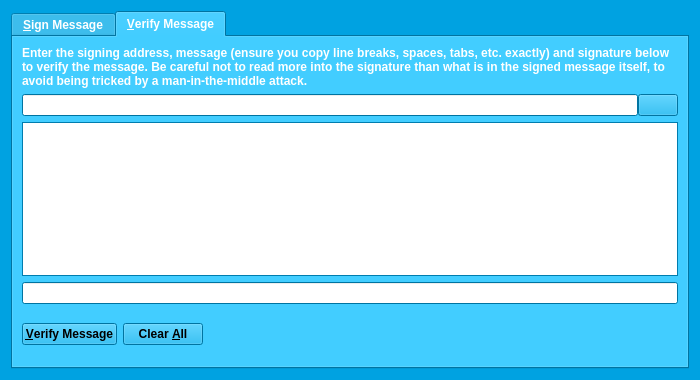
<?xml version="1.0" encoding="UTF-8"?>
<ui version="4.0">
 <class>SignVerifyMessageDialog</class>
 <widget class="QDialog" name="SignVerifyMessageDialog">
  <property name="geometry">
   <rect>
    <x>0</x>
    <y>0</y>
    <width>700</width>
    <height>380</height>
   </rect>
  </property>
  <property name="palette">
   <palette>
    <active>
     <colorrole role="WindowText">
      <brush brushstyle="SolidPattern">
       <color alpha="255">
        <red>255</red>
        <green>255</green>
        <blue>255</blue>
       </color>
      </brush>
     </colorrole>
     <colorrole role="Button">
      <brush brushstyle="SolidPattern">
       <color alpha="255">
        <red>0</red>
        <green>162</green>
        <blue>225</blue>
       </color>
      </brush>
     </colorrole>
     <colorrole role="Light">
      <brush brushstyle="SolidPattern">
       <color alpha="255">
        <red>82</red>
        <green>207</green>
        <blue>255</blue>
       </color>
      </brush>
     </colorrole>
     <colorrole role="Midlight">
      <brush brushstyle="SolidPattern">
       <color alpha="255">
        <red>41</red>
        <green>184</green>
        <blue>240</blue>
       </color>
      </brush>
     </colorrole>
     <colorrole role="Dark">
      <brush brushstyle="SolidPattern">
       <color alpha="255">
        <red>0</red>
        <green>81</green>
        <blue>112</blue>
       </color>
      </brush>
     </colorrole>
     <colorrole role="Mid">
      <brush brushstyle="SolidPattern">
       <color alpha="255">
        <red>0</red>
        <green>108</green>
        <blue>150</blue>
       </color>
      </brush>
     </colorrole>
     <colorrole role="Text">
      <brush brushstyle="SolidPattern">
       <color alpha="255">
        <red>255</red>
        <green>255</green>
        <blue>255</blue>
       </color>
      </brush>
     </colorrole>
     <colorrole role="BrightText">
      <brush brushstyle="SolidPattern">
       <color alpha="255">
        <red>255</red>
        <green>255</green>
        <blue>255</blue>
       </color>
      </brush>
     </colorrole>
     <colorrole role="ButtonText">
      <brush brushstyle="SolidPattern">
       <color alpha="255">
        <red>0</red>
        <green>0</green>
        <blue>0</blue>
       </color>
      </brush>
     </colorrole>
     <colorrole role="Base">
      <brush brushstyle="SolidPattern">
       <color alpha="255">
        <red>255</red>
        <green>255</green>
        <blue>255</blue>
       </color>
      </brush>
     </colorrole>
     <colorrole role="Window">
      <brush brushstyle="SolidPattern">
       <color alpha="255">
        <red>0</red>
        <green>162</green>
        <blue>225</blue>
       </color>
      </brush>
     </colorrole>
     <colorrole role="Shadow">
      <brush brushstyle="SolidPattern">
       <color alpha="255">
        <red>0</red>
        <green>0</green>
        <blue>0</blue>
       </color>
      </brush>
     </colorrole>
     <colorrole role="AlternateBase">
      <brush brushstyle="SolidPattern">
       <color alpha="255">
        <red>127</red>
        <green>208</green>
        <blue>240</blue>
       </color>
      </brush>
     </colorrole>
     <colorrole role="ToolTipBase">
      <brush brushstyle="SolidPattern">
       <color alpha="255">
        <red>255</red>
        <green>255</green>
        <blue>220</blue>
       </color>
      </brush>
     </colorrole>
     <colorrole role="ToolTipText">
      <brush brushstyle="SolidPattern">
       <color alpha="255">
        <red>0</red>
        <green>0</green>
        <blue>0</blue>
       </color>
      </brush>
     </colorrole>
    </active>
    <inactive>
     <colorrole role="WindowText">
      <brush brushstyle="SolidPattern">
       <color alpha="255">
        <red>255</red>
        <green>255</green>
        <blue>255</blue>
       </color>
      </brush>
     </colorrole>
     <colorrole role="Button">
      <brush brushstyle="SolidPattern">
       <color alpha="255">
        <red>0</red>
        <green>162</green>
        <blue>225</blue>
       </color>
      </brush>
     </colorrole>
     <colorrole role="Light">
      <brush brushstyle="SolidPattern">
       <color alpha="255">
        <red>82</red>
        <green>207</green>
        <blue>255</blue>
       </color>
      </brush>
     </colorrole>
     <colorrole role="Midlight">
      <brush brushstyle="SolidPattern">
       <color alpha="255">
        <red>41</red>
        <green>184</green>
        <blue>240</blue>
       </color>
      </brush>
     </colorrole>
     <colorrole role="Dark">
      <brush brushstyle="SolidPattern">
       <color alpha="255">
        <red>0</red>
        <green>81</green>
        <blue>112</blue>
       </color>
      </brush>
     </colorrole>
     <colorrole role="Mid">
      <brush brushstyle="SolidPattern">
       <color alpha="255">
        <red>0</red>
        <green>108</green>
        <blue>150</blue>
       </color>
      </brush>
     </colorrole>
     <colorrole role="Text">
      <brush brushstyle="SolidPattern">
       <color alpha="255">
        <red>255</red>
        <green>255</green>
        <blue>255</blue>
       </color>
      </brush>
     </colorrole>
     <colorrole role="BrightText">
      <brush brushstyle="SolidPattern">
       <color alpha="255">
        <red>255</red>
        <green>255</green>
        <blue>255</blue>
       </color>
      </brush>
     </colorrole>
     <colorrole role="ButtonText">
      <brush brushstyle="SolidPattern">
       <color alpha="255">
        <red>0</red>
        <green>0</green>
        <blue>0</blue>
       </color>
      </brush>
     </colorrole>
     <colorrole role="Base">
      <brush brushstyle="SolidPattern">
       <color alpha="255">
        <red>255</red>
        <green>255</green>
        <blue>255</blue>
       </color>
      </brush>
     </colorrole>
     <colorrole role="Window">
      <brush brushstyle="SolidPattern">
       <color alpha="255">
        <red>0</red>
        <green>162</green>
        <blue>225</blue>
       </color>
      </brush>
     </colorrole>
     <colorrole role="Shadow">
      <brush brushstyle="SolidPattern">
       <color alpha="255">
        <red>0</red>
        <green>0</green>
        <blue>0</blue>
       </color>
      </brush>
     </colorrole>
     <colorrole role="AlternateBase">
      <brush brushstyle="SolidPattern">
       <color alpha="255">
        <red>127</red>
        <green>208</green>
        <blue>240</blue>
       </color>
      </brush>
     </colorrole>
     <colorrole role="ToolTipBase">
      <brush brushstyle="SolidPattern">
       <color alpha="255">
        <red>255</red>
        <green>255</green>
        <blue>220</blue>
       </color>
      </brush>
     </colorrole>
     <colorrole role="ToolTipText">
      <brush brushstyle="SolidPattern">
       <color alpha="255">
        <red>0</red>
        <green>0</green>
        <blue>0</blue>
       </color>
      </brush>
     </colorrole>
    </inactive>
    <disabled>
     <colorrole role="WindowText">
      <brush brushstyle="SolidPattern">
       <color alpha="255">
        <red>0</red>
        <green>81</green>
        <blue>112</blue>
       </color>
      </brush>
     </colorrole>
     <colorrole role="Button">
      <brush brushstyle="SolidPattern">
       <color alpha="255">
        <red>0</red>
        <green>162</green>
        <blue>225</blue>
       </color>
      </brush>
     </colorrole>
     <colorrole role="Light">
      <brush brushstyle="SolidPattern">
       <color alpha="255">
        <red>82</red>
        <green>207</green>
        <blue>255</blue>
       </color>
      </brush>
     </colorrole>
     <colorrole role="Midlight">
      <brush brushstyle="SolidPattern">
       <color alpha="255">
        <red>41</red>
        <green>184</green>
        <blue>240</blue>
       </color>
      </brush>
     </colorrole>
     <colorrole role="Dark">
      <brush brushstyle="SolidPattern">
       <color alpha="255">
        <red>0</red>
        <green>81</green>
        <blue>112</blue>
       </color>
      </brush>
     </colorrole>
     <colorrole role="Mid">
      <brush brushstyle="SolidPattern">
       <color alpha="255">
        <red>0</red>
        <green>108</green>
        <blue>150</blue>
       </color>
      </brush>
     </colorrole>
     <colorrole role="Text">
      <brush brushstyle="SolidPattern">
       <color alpha="255">
        <red>0</red>
        <green>81</green>
        <blue>112</blue>
       </color>
      </brush>
     </colorrole>
     <colorrole role="BrightText">
      <brush brushstyle="SolidPattern">
       <color alpha="255">
        <red>255</red>
        <green>255</green>
        <blue>255</blue>
       </color>
      </brush>
     </colorrole>
     <colorrole role="ButtonText">
      <brush brushstyle="SolidPattern">
       <color alpha="255">
        <red>0</red>
        <green>81</green>
        <blue>112</blue>
       </color>
      </brush>
     </colorrole>
     <colorrole role="Base">
      <brush brushstyle="SolidPattern">
       <color alpha="255">
        <red>0</red>
        <green>162</green>
        <blue>225</blue>
       </color>
      </brush>
     </colorrole>
     <colorrole role="Window">
      <brush brushstyle="SolidPattern">
       <color alpha="255">
        <red>0</red>
        <green>162</green>
        <blue>225</blue>
       </color>
      </brush>
     </colorrole>
     <colorrole role="Shadow">
      <brush brushstyle="SolidPattern">
       <color alpha="255">
        <red>0</red>
        <green>0</green>
        <blue>0</blue>
       </color>
      </brush>
     </colorrole>
     <colorrole role="AlternateBase">
      <brush brushstyle="SolidPattern">
       <color alpha="255">
        <red>0</red>
        <green>162</green>
        <blue>225</blue>
       </color>
      </brush>
     </colorrole>
     <colorrole role="ToolTipBase">
      <brush brushstyle="SolidPattern">
       <color alpha="255">
        <red>255</red>
        <green>255</green>
        <blue>220</blue>
       </color>
      </brush>
     </colorrole>
     <colorrole role="ToolTipText">
      <brush brushstyle="SolidPattern">
       <color alpha="255">
        <red>0</red>
        <green>0</green>
        <blue>0</blue>
       </color>
      </brush>
     </colorrole>
    </disabled>
   </palette>
  </property>
  <property name="font">
   <font>
    <weight>75</weight>
    <bold>true</bold>
   </font>
  </property>
  <property name="windowTitle">
   <string>Signatures - Sign / Verify a Message</string>
  </property>
  <property name="modal">
   <bool>true</bool>
  </property>
  <layout class="QVBoxLayout" name="verticalLayout">
   <item>
    <widget class="QTabWidget" name="tabWidget">
     <property name="currentIndex">
      <number>1</number>
     </property>
     <widget class="QWidget" name="tabSignMessage">
      <attribute name="title">
       <string>&amp;Sign Message</string>
      </attribute>
      <layout class="QVBoxLayout" name="verticalLayout_SM">
       <item>
        <widget class="QLabel" name="infoLabel_SM">
         <property name="text">
          <string>You can sign messages with your addresses to prove you own them. Be careful not to sign anything vague, as phishing attacks may try to trick you into signing your identity over to them. Only sign fully-detailed statements you agree to.</string>
         </property>
         <property name="textFormat">
          <enum>Qt::PlainText</enum>
         </property>
         <property name="wordWrap">
          <bool>true</bool>
         </property>
        </widget>
       </item>
       <item>
        <layout class="QHBoxLayout" name="horizontalLayout_1_SM">
         <property name="spacing">
          <number>0</number>
         </property>
         <item>
          <widget class="QValidatedLineEdit" name="addressIn_SM">
           <property name="toolTip">
            <string>The address to sign the message with (e.g. B8gZqgY4r2RoEdqYk3QsAqFckyf9pRHN6i)</string>
           </property>
           <property name="maxLength">
            <number>34</number>
           </property>
          </widget>
         </item>
         <item>
          <widget class="QPushButton" name="addressBookButton_SM">
           <property name="toolTip">
            <string>Choose an address from the address book</string>
           </property>
           <property name="text">
            <string/>
           </property>
           <property name="icon">
            <iconset resource="../bitcoin.qrc">
             <normaloff>:/icons/address-book</normaloff>:/icons/address-book</iconset>
           </property>
           <property name="shortcut">
            <string>Alt+A</string>
           </property>
           <property name="autoDefault">
            <bool>false</bool>
           </property>
          </widget>
         </item>
         <item>
          <widget class="QPushButton" name="pasteButton_SM">
           <property name="toolTip">
            <string>Paste address from clipboard</string>
           </property>
           <property name="text">
            <string/>
           </property>
           <property name="icon">
            <iconset resource="../bitcoin.qrc">
             <normaloff>:/icons/editpaste</normaloff>:/icons/editpaste</iconset>
           </property>
           <property name="shortcut">
            <string>Alt+P</string>
           </property>
           <property name="autoDefault">
            <bool>false</bool>
           </property>
          </widget>
         </item>
        </layout>
       </item>
       <item>
        <widget class="QPlainTextEdit" name="messageIn_SM">
         <property name="toolTip">
          <string>Enter the message you want to sign here</string>
         </property>
        </widget>
       </item>
       <item>
        <layout class="QHBoxLayout" name="horizontalLayout_2_SM">
         <property name="spacing">
          <number>0</number>
         </property>
         <item>
          <widget class="QLineEdit" name="signatureOut_SM">
           <property name="font">
            <font>
             <italic>true</italic>
            </font>
           </property>
           <property name="readOnly">
            <bool>true</bool>
           </property>
          </widget>
         </item>
         <item>
          <widget class="QPushButton" name="copySignatureButton_SM">
           <property name="toolTip">
            <string>Copy the current signature to the system clipboard</string>
           </property>
           <property name="text">
            <string/>
           </property>
           <property name="icon">
            <iconset resource="../bitcoin.qrc">
             <normaloff>:/icons/editcopy</normaloff>:/icons/editcopy</iconset>
           </property>
           <property name="autoDefault">
            <bool>false</bool>
           </property>
          </widget>
         </item>
        </layout>
       </item>
       <item>
        <layout class="QHBoxLayout" name="horizontalLayout_3_SM">
         <item>
          <widget class="QPushButton" name="signMessageButton_SM">
           <property name="toolTip">
            <string>Sign the message to prove you own this ASICBIT address</string>
           </property>
           <property name="text">
            <string>&amp;Sign Message</string>
           </property>
           <property name="icon">
            <iconset resource="../bitcoin.qrc">
             <normaloff>:/icons/edit</normaloff>:/icons/edit</iconset>
           </property>
           <property name="autoDefault">
            <bool>false</bool>
           </property>
          </widget>
         </item>
         <item>
          <widget class="QPushButton" name="clearButton_SM">
           <property name="toolTip">
            <string>Reset all sign message fields</string>
           </property>
           <property name="text">
            <string>Clear &amp;All</string>
           </property>
           <property name="icon">
            <iconset resource="../bitcoin.qrc">
             <normaloff>:/icons/remove</normaloff>:/icons/remove</iconset>
           </property>
           <property name="autoDefault">
            <bool>false</bool>
           </property>
          </widget>
         </item>
         <item>
          <spacer name="horizontalSpacer_1_SM">
           <property name="orientation">
            <enum>Qt::Horizontal</enum>
           </property>
           <property name="sizeHint" stdset="0">
            <size>
             <width>40</width>
             <height>48</height>
            </size>
           </property>
          </spacer>
         </item>
         <item>
          <widget class="QLabel" name="statusLabel_SM">
           <property name="font">
            <font>
             <weight>75</weight>
             <bold>true</bold>
            </font>
           </property>
           <property name="text">
            <string/>
           </property>
           <property name="wordWrap">
            <bool>true</bool>
           </property>
          </widget>
         </item>
         <item>
          <spacer name="horizontalSpacer_2_SM">
           <property name="orientation">
            <enum>Qt::Horizontal</enum>
           </property>
           <property name="sizeHint" stdset="0">
            <size>
             <width>40</width>
             <height>48</height>
            </size>
           </property>
          </spacer>
         </item>
        </layout>
       </item>
      </layout>
     </widget>
     <widget class="QWidget" name="tabVerifyMessage">
      <attribute name="title">
       <string>&amp;Verify Message</string>
      </attribute>
      <layout class="QVBoxLayout" name="verticalLayout_VM">
       <item>
        <widget class="QLabel" name="infoLabel_VM">
         <property name="text">
          <string>Enter the signing address, message (ensure you copy line breaks, spaces, tabs, etc. exactly) and signature below to verify the message. Be careful not to read more into the signature than what is in the signed message itself, to avoid being tricked by a man-in-the-middle attack.</string>
         </property>
         <property name="textFormat">
          <enum>Qt::PlainText</enum>
         </property>
         <property name="alignment">
          <set>Qt::AlignLeading|Qt::AlignLeft|Qt::AlignTop</set>
         </property>
         <property name="wordWrap">
          <bool>true</bool>
         </property>
        </widget>
       </item>
       <item>
        <layout class="QHBoxLayout" name="horizontalLayout_1_VM">
         <property name="spacing">
          <number>0</number>
         </property>
         <item>
          <widget class="QValidatedLineEdit" name="addressIn_VM">
           <property name="toolTip">
            <string>The address the message was signed with (e.g. B8gZqgY4r2RoEdqYk3QsAqFckyf9pRHN6i)</string>
           </property>
           <property name="maxLength">
            <number>34</number>
           </property>
          </widget>
         </item>
         <item>
          <widget class="QPushButton" name="addressBookButton_VM">
           <property name="toolTip">
            <string>Choose an address from the address book</string>
           </property>
           <property name="text">
            <string/>
           </property>
           <property name="icon">
            <iconset resource="../bitcoin.qrc">
             <normaloff>:/icons/address-book</normaloff>:/icons/address-book</iconset>
           </property>
           <property name="shortcut">
            <string>Alt+A</string>
           </property>
           <property name="autoDefault">
            <bool>false</bool>
           </property>
          </widget>
         </item>
        </layout>
       </item>
       <item>
        <widget class="QPlainTextEdit" name="messageIn_VM"/>
       </item>
       <item>
        <widget class="QValidatedLineEdit" name="signatureIn_VM"/>
       </item>
       <item>
        <layout class="QHBoxLayout" name="horizontalLayout_2_VM">
         <item>
          <widget class="QPushButton" name="verifyMessageButton_VM">
           <property name="toolTip">
            <string>Verify the message to ensure it was signed with the specified ASICBIT address</string>
           </property>
           <property name="text">
            <string>&amp;Verify Message</string>
           </property>
           <property name="icon">
            <iconset resource="../bitcoin.qrc">
             <normaloff>:/icons/transaction_0</normaloff>:/icons/transaction_0</iconset>
           </property>
           <property name="autoDefault">
            <bool>false</bool>
           </property>
          </widget>
         </item>
         <item>
          <widget class="QPushButton" name="clearButton_VM">
           <property name="toolTip">
            <string>Reset all verify message fields</string>
           </property>
           <property name="text">
            <string>Clear &amp;All</string>
           </property>
           <property name="icon">
            <iconset resource="../bitcoin.qrc">
             <normaloff>:/icons/remove</normaloff>:/icons/remove</iconset>
           </property>
           <property name="autoDefault">
            <bool>false</bool>
           </property>
          </widget>
         </item>
         <item>
          <spacer name="horizontalSpacer_1_VM">
           <property name="orientation">
            <enum>Qt::Horizontal</enum>
           </property>
           <property name="sizeHint" stdset="0">
            <size>
             <width>40</width>
             <height>48</height>
            </size>
           </property>
          </spacer>
         </item>
         <item>
          <widget class="QLabel" name="statusLabel_VM">
           <property name="font">
            <font>
             <weight>75</weight>
             <bold>true</bold>
            </font>
           </property>
           <property name="text">
            <string/>
           </property>
           <property name="wordWrap">
            <bool>true</bool>
           </property>
          </widget>
         </item>
         <item>
          <spacer name="horizontalSpacer_2_VM">
           <property name="orientation">
            <enum>Qt::Horizontal</enum>
           </property>
           <property name="sizeHint" stdset="0">
            <size>
             <width>40</width>
             <height>48</height>
            </size>
           </property>
          </spacer>
         </item>
        </layout>
       </item>
      </layout>
     </widget>
    </widget>
   </item>
  </layout>
 </widget>
 <customwidgets>
  <customwidget>
   <class>QValidatedLineEdit</class>
   <extends>QLineEdit</extends>
   <header>qvalidatedlineedit.h</header>
  </customwidget>
 </customwidgets>
 <resources>
  <include location="../bitcoin.qrc"/>
 </resources>
 <connections/>
</ui>
